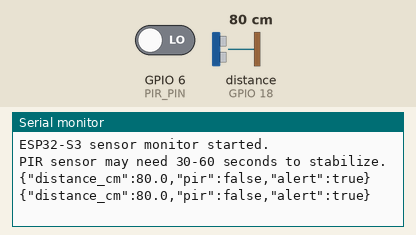
This sketch was run on a simulated ESP32-S3. Parts: the last lines printed to the serial monitor. Wiring (inferred from the names in the program): ultrasonic range finder: trigger GPIO 5; echo GPIO 18. The inputs (shaded band) are chosen by the test bench; at power-on: distance to the obstacle (sensor on GPIO 18) 80 cm, GPIO 6 (PIR_PIN) LOW. The echo pulse lasts 58.3 µs per cm.

Above: at 1.2 s.
1.3 s: distance to the obstacle (sensor on GPIO 18) set to 250 cm
At 1.9 s:
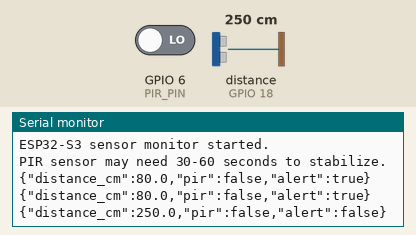
3.5 s: GPIO 6 (PIR_PIN) driven HIGH
At 4.0 s:
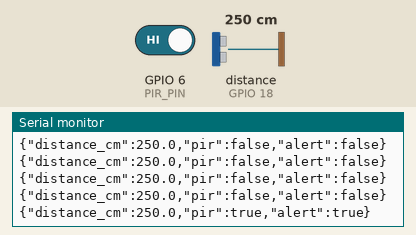
5.5 s: distance to the obstacle (sensor on GPIO 18) set to 2 cm
At 6.0 s:
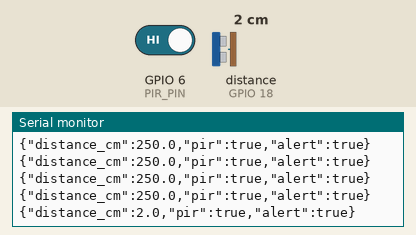
7.0 s: GPIO 6 (PIR_PIN) driven LOW
At 7.5 s:
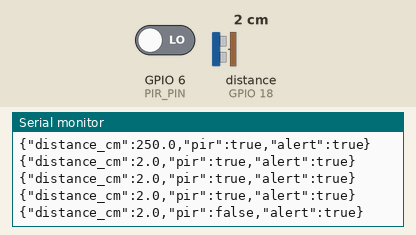

The sketch:

BorderSecurityESP32.ino
```cpp
/*
  ESP32-S3 sensor monitor
  Sensors: 1 HC-SR04 ultrasonic, 1 PIR motion sensor
*/

constexpr int TRIG_PIN = 5;
constexpr int ECHO_PIN = 18;
constexpr int PIR_PIN = 6;

constexpr float ALERT_DISTANCE_CM = 200.0F;
constexpr unsigned long ECHO_TIMEOUT_US = 30000UL;
constexpr unsigned long REPORT_INTERVAL_MS = 500UL;

unsigned long lastReportMs = 0;

float measureDistanceCm(int triggerPin, int echoPin) {
  digitalWrite(triggerPin, LOW);
  delayMicroseconds(3);
  digitalWrite(triggerPin, HIGH);
  delayMicroseconds(10);
  digitalWrite(triggerPin, LOW);

  const unsigned long durationUs = pulseIn(echoPin, HIGH, ECHO_TIMEOUT_US);
  if (durationUs == 0) {
    return -1.0F;
  }
  return durationUs * 0.0343F / 2.0F;
}

void setup() {
  Serial.begin(115200);

  pinMode(TRIG_PIN, OUTPUT);
  pinMode(ECHO_PIN, INPUT);
  pinMode(PIR_PIN, INPUT);

  digitalWrite(TRIG_PIN, LOW);

  Serial.println("ESP32-S3 sensor monitor started.");
  Serial.println("PIR sensor may need 30-60 seconds to stabilize.");
}

void loop() {
  const float distanceCm = measureDistanceCm(TRIG_PIN, ECHO_PIN);

  const bool motionDetected = digitalRead(PIR_PIN) == HIGH;
  const bool objectNearby = distanceCm >= 2.0F && distanceCm <= ALERT_DISTANCE_CM;
  const bool alert = motionDetected || objectNearby;

  const unsigned long now = millis();
  if (now - lastReportMs >= REPORT_INTERVAL_MS) {
    lastReportMs = now;
    Serial.print(F("{\"distance_cm\":"));
    if (distanceCm < 0.0F) {
      Serial.print(F("null"));
    } else {
      Serial.print(distanceCm, 1);
    }
    Serial.print(F(",\"pir\":"));
    Serial.print(motionDetected ? F("true") : F("false"));
    Serial.print(F(",\"alert\":"));
    Serial.println(alert ? F("true}") : F("false}"));
  }
}
```

Measured:
- after the input at 1.3 s, the serial monitor: prints a new line after 0.21 s (image 1)
- after the input at 3.5 s, the serial monitor: prints a new line after 0.07 s (image 2)
- after the input at 5.5 s, the serial monitor: prints a new line after 0.11 s (image 3)
- after the input at 7.0 s, the serial monitor: prints a new line after 0.11 s (image 4)
